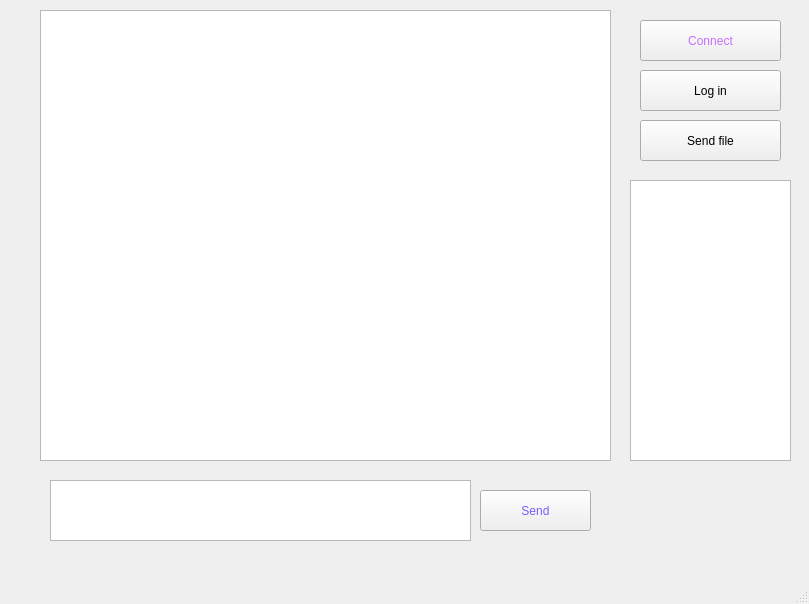
<?xml version="1.0" encoding="UTF-8"?>
<ui version="4.0">
 <class>MainWindow</class>
 <widget class="QMainWindow" name="MainWindow">
  <property name="geometry">
   <rect>
    <x>0</x>
    <y>0</y>
    <width>809</width>
    <height>604</height>
   </rect>
  </property>
  <property name="windowTitle">
   <string>MainWindow</string>
  </property>
  <property name="styleSheet">
   <string notr="true"/>
  </property>
  <widget class="QWidget" name="centralwidget">
   <widget class="QTextEdit" name="recvFieldTE">
    <property name="geometry">
     <rect>
      <x>40</x>
      <y>10</y>
      <width>571</width>
      <height>451</height>
     </rect>
    </property>
    <property name="styleSheet">
     <string notr="true"/>
    </property>
   </widget>
   <widget class="QPushButton" name="connectButton">
    <property name="geometry">
     <rect>
      <x>640</x>
      <y>20</y>
      <width>141</width>
      <height>41</height>
     </rect>
    </property>
    <property name="styleSheet">
     <string notr="true">color: rgb(199, 110, 255);</string>
    </property>
    <property name="text">
     <string>Connect</string>
    </property>
   </widget>
   <widget class="QPushButton" name="sendButton">
    <property name="geometry">
     <rect>
      <x>480</x>
      <y>490</y>
      <width>111</width>
      <height>41</height>
     </rect>
    </property>
    <property name="styleSheet">
     <string notr="true">color: rgb(118, 94, 255);</string>
    </property>
    <property name="text">
     <string>Send</string>
    </property>
   </widget>
   <widget class="QTextEdit" name="sendFieldTE">
    <property name="geometry">
     <rect>
      <x>50</x>
      <y>480</y>
      <width>421</width>
      <height>61</height>
     </rect>
    </property>
   </widget>
   <widget class="QPushButton" name="logInButton">
    <property name="geometry">
     <rect>
      <x>640</x>
      <y>70</y>
      <width>141</width>
      <height>41</height>
     </rect>
    </property>
    <property name="text">
     <string>Log in</string>
    </property>
   </widget>
   <widget class="QPushButton" name="sendFileButton">
    <property name="geometry">
     <rect>
      <x>640</x>
      <y>120</y>
      <width>141</width>
      <height>41</height>
     </rect>
    </property>
    <property name="text">
     <string>Send file</string>
    </property>
   </widget>
   <widget class="QListWidget" name="friendListLW">
    <property name="geometry">
     <rect>
      <x>630</x>
      <y>180</y>
      <width>161</width>
      <height>281</height>
     </rect>
    </property>
   </widget>
  </widget>
  <widget class="QMenuBar" name="menubar">
   <property name="geometry">
    <rect>
     <x>0</x>
     <y>0</y>
     <width>809</width>
     <height>25</height>
    </rect>
   </property>
  </widget>
  <widget class="QStatusBar" name="statusbar"/>
 </widget>
 <resources/>
 <connections/>
</ui>
